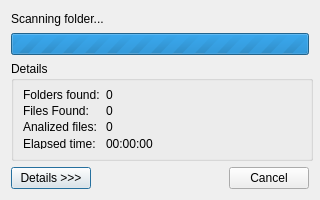
<?xml version="1.0" encoding="UTF-8"?>
<ui version="4.0">
 <class>depgraphV::ScanDialog</class>
 <widget class="QDialog" name="depgraphV::ScanDialog">
  <property name="geometry">
   <rect>
    <x>0</x>
    <y>0</y>
    <width>320</width>
    <height>200</height>
   </rect>
  </property>
  <property name="minimumSize">
   <size>
    <width>320</width>
    <height>95</height>
   </size>
  </property>
  <property name="maximumSize">
   <size>
    <width>320</width>
    <height>200</height>
   </size>
  </property>
  <property name="windowTitle">
   <string notr="true"/>
  </property>
  <property name="windowIcon">
   <iconset resource="../res/resources.qrc">
    <normaloff>:/icons/dep-graphV.ico</normaloff>:/icons/dep-graphV.ico</iconset>
  </property>
  <layout class="QVBoxLayout" name="verticalLayout">
   <item>
    <widget class="QLabel" name="currentOperation">
     <property name="minimumSize">
      <size>
       <width>0</width>
       <height>16</height>
      </size>
     </property>
     <property name="maximumSize">
      <size>
       <width>16777215</width>
       <height>16</height>
      </size>
     </property>
     <property name="text">
      <string>Scanning folder...</string>
     </property>
    </widget>
   </item>
   <item>
    <widget class="QProgressBar" name="progressBar">
     <property name="maximum">
      <number>0</number>
     </property>
     <property name="value">
      <number>0</number>
     </property>
    </widget>
   </item>
   <item>
    <widget class="QGroupBox" name="detailsGroupBox">
     <property name="minimumSize">
      <size>
       <width>302</width>
       <height>100</height>
      </size>
     </property>
     <property name="maximumSize">
      <size>
       <width>302</width>
       <height>100</height>
      </size>
     </property>
     <property name="title">
      <string>Details</string>
     </property>
     <layout class="QFormLayout" name="formLayout">
      <item row="0" column="0">
       <widget class="QLabel" name="label_2">
        <property name="text">
         <string>Folders found:</string>
        </property>
       </widget>
      </item>
      <item row="0" column="1">
       <widget class="QLabel" name="foldersCount">
        <property name="text">
         <string notr="true">0</string>
        </property>
       </widget>
      </item>
      <item row="1" column="0">
       <widget class="QLabel" name="label_3">
        <property name="text">
         <string>Files Found:</string>
        </property>
       </widget>
      </item>
      <item row="1" column="1">
       <widget class="QLabel" name="filesCount">
        <property name="text">
         <string notr="true">0</string>
        </property>
       </widget>
      </item>
      <item row="2" column="0">
       <widget class="QLabel" name="label_4">
        <property name="text">
         <string>Analized files:</string>
        </property>
       </widget>
      </item>
      <item row="2" column="1">
       <widget class="QLabel" name="analizedFilesCount">
        <property name="text">
         <string notr="true">0</string>
        </property>
       </widget>
      </item>
      <item row="3" column="0">
       <widget class="QLabel" name="label_5">
        <property name="text">
         <string>Elapsed time:</string>
        </property>
       </widget>
      </item>
      <item row="3" column="1">
       <widget class="depgraphV::QTimerLabel" name="elapsedTime">
        <property name="text">
         <string notr="true">00:00:00</string>
        </property>
       </widget>
      </item>
     </layout>
    </widget>
   </item>
   <item>
    <layout class="QHBoxLayout" name="horizontalLayout">
     <item>
      <widget class="QPushButton" name="detailsButton">
       <property name="text">
        <string>Details &gt;&gt;&gt;</string>
       </property>
      </widget>
     </item>
     <item>
      <spacer name="horizontalSpacer_2">
       <property name="orientation">
        <enum>Qt::Horizontal</enum>
       </property>
       <property name="sizeHint" stdset="0">
        <size>
         <width>40</width>
         <height>20</height>
        </size>
       </property>
      </spacer>
     </item>
     <item>
      <widget class="QPushButton" name="cancelButton">
       <property name="text">
        <string>Cancel</string>
       </property>
      </widget>
     </item>
    </layout>
   </item>
  </layout>
 </widget>
 <customwidgets>
  <customwidget>
   <class>depgraphV::QTimerLabel</class>
   <extends>QLabel</extends>
   <header>qtimerlabel.h</header>
  </customwidget>
 </customwidgets>
 <resources>
  <include location="../res/resources.qrc"/>
 </resources>
 <connections>
  <connection>
   <sender>detailsButton</sender>
   <signal>clicked()</signal>
   <receiver>depgraphV::ScanDialog</receiver>
   <slot>onToggleDetails()</slot>
   <hints>
    <hint type="sourcelabel">
     <x>47</x>
     <y>177</y>
    </hint>
    <hint type="destinationlabel">
     <x>159</x>
     <y>99</y>
    </hint>
   </hints>
  </connection>
 </connections>
 <slots>
  <slot>onToggleDetails()</slot>
 </slots>
</ui>
